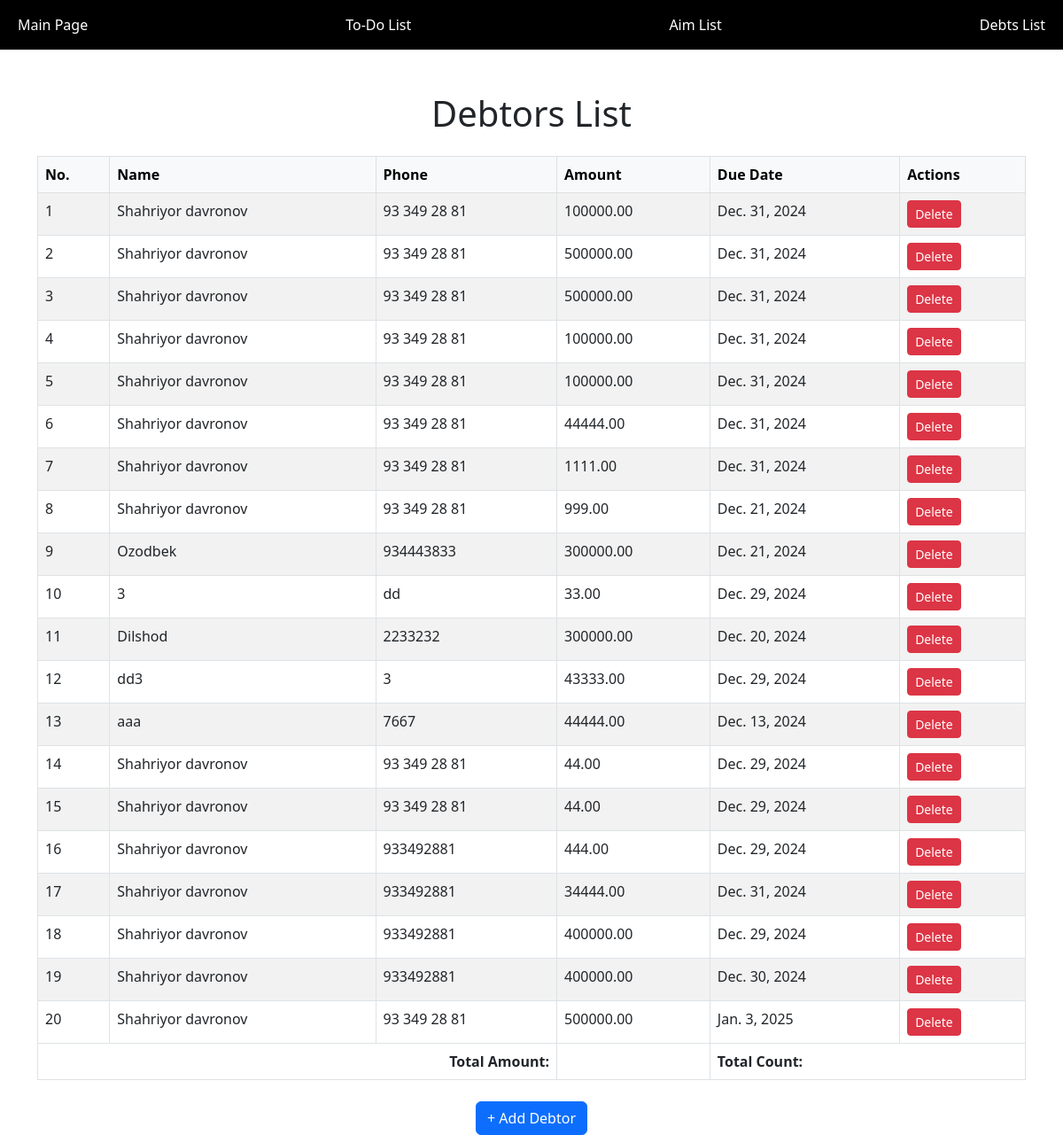
The app's page /index/ with its own data.
### debtors/models.py (models this page shows, shortened)
class Debtor(models.Model):
    name = models.CharField(max_length=100)
    phone = models.CharField(max_length=15)
    amount = models.DecimalField(max_digits=10, decimal_places=2)
    due_date = models.DateField()

### debtors/views.py (the view)
# urls.py: path('index/', views.index, name='index'),
def index(request):
    debtors = Debtor.objects.all()
    return render(request, 'index.html', {'debtors': debtors})

### debtors/templates/index.html (shortened to what this page needs)
<!DOCTYPE html>
<html lang="en">
<head>
    <link href="https://cdn.jsdelivr.net/npm/bootstrap@5.3.0-alpha3/dist/css/bootstrap.min.css" rel="stylesheet">
</head>
<body>
    <nav class="navbar navbar-expand-lg navbar-dark">
        <div class="container-fluid">
            <div class="collapse navbar-collapse" id="navbarNav">
                <ul class="navbar-nav d-flex justify-content-between w-100">
                    <li class="nav-item">
                        <a class="nav-link" href="{% url 'welcome' %}">Main Page</a>
                    </li>
                    <li class="nav-item">
                        <a class="nav-link" href="{% url 'todo_list' %}">To-Do List</a>
                    </li>
                    <li class="nav-item">
                        <a class="nav-link" href="{% url 'plan_index' %}">Aim List</a>
                    </li>
                    <li class="nav-item">
                        <a class="nav-link" href="{% url 'index' %}">Debts List</a>
                    </li>
                </ul>
            </div>
        </div>
    </nav>
    <div class="container mt-5">
        <h1 class="text-center mb-4">Debtors List</h1>
        <table class="table table-bordered table-striped">
            <thead class="table-light">
                <tr>
                    <th>No.</th>
                    <th>Name</th>
                    <th>Phone</th>
                    <th>Amount</th>
                    <th>Due Date</th>
                    <th>Actions</th>
                </tr>
            </thead>
            <tbody>
                {% with total_amount=0 total_count=0 %}
                {% for debtor in debtors %}
                <tr>
                    <td>{{ forloop.counter }}</td>
                    <td>{{ debtor.name }}</td>
                    <td>{{ debtor.phone }}</td>
                    <td>{{ debtor.amount }}</td>
                    <td>{{ debtor.due_date }}</td>
                    <td>
                        <a href="{% url 'delete_task1' debtor.id %}" class="btn btn-sm btn-danger">Delete</a>
                    </td>
                </tr>
                {% empty %}
                <tr>
                    <td colspan="6" class="text-center">No debtors found</td>
                </tr>
                {% endfor %}
                {% endwith %}
            </tbody>
            {% if debtors %}
            <tfoot>
                <tr>
                    <td colspan="3" class="text-end fw-bold">Total Amount:</td>
                    <td colspan="1" class="fw-bold">{{ total_amount }}</td>
                    <td colspan="2" class="fw-bold">Total Count: {{ total_count }}</td>
                </tr>
            </tfoot>
            {% endif %}
        </table>
        <div class="text-center mt-4">
            <a href="{% url 'add_debtor' %}" class="btn btn-primary">+ Add Debtor</a>
        </div>
    </div>
</body>
</html>

### debtors/templates/index.html (style rules this page uses)
.navbar { background-color: #000; }
.navbar .nav-link { color: #fff; }
.navbar-nav { width: 100%; }

### records on screen
Debtor: name "Shahriyor davronov", phone "93 349 28 81", amount "100000.00", due_date "Dec. 31, 2024"
Debtor: name "Shahriyor davronov", phone "93 349 28 81", amount "500000.00", due_date "Dec. 31, 2024"
Debtor: name "Shahriyor davronov", phone "93 349 28 81", amount "500000.00", due_date "Dec. 31, 2024"
Debtor: name "Shahriyor davronov", phone "93 349 28 81", amount "100000.00", due_date "Dec. 31, 2024"
Debtor: name "Shahriyor davronov", phone "93 349 28 81", amount "100000.00", due_date "Dec. 31, 2024"
Debtor: name "Shahriyor davronov", phone "93 349 28 81", amount "44444.00", due_date "Dec. 31, 2024"
Debtor: name "Shahriyor davronov", phone "93 349 28 81", amount "1111.00", due_date "Dec. 31, 2024"
Debtor: name "Shahriyor davronov", phone "93 349 28 81", amount "999.00", due_date "Dec. 21, 2024"
Debtor: name "Ozodbek", phone "934443833", amount "300000.00", due_date "Dec. 21, 2024"
Debtor: name "3", phone "dd", amount "33.00", due_date "Dec. 29, 2024"
Debtor: name "Dilshod", phone "2233232", amount "300000.00", due_date "Dec. 20, 2024"
Debtor: name "dd3", phone "3", amount "43333.00", due_date "Dec. 29, 2024"
Debtor: name "aaa", phone "7667", amount "44444.00", due_date "Dec. 13, 2024"
Debtor: name "Shahriyor davronov", phone "93 349 28 81", amount "44.00", due_date "Dec. 29, 2024"
Debtor: name "Shahriyor davronov", phone "93 349 28 81", amount "44.00", due_date "Dec. 29, 2024"
Debtor: name "Shahriyor davronov", phone "933492881", amount "444.00", due_date "Dec. 29, 2024"
Debtor: name "Shahriyor davronov", phone "933492881", amount "34444.00", due_date "Dec. 31, 2024"
Debtor: name "Shahriyor davronov", phone "933492881", amount "400000.00", due_date "Dec. 29, 2024"
Debtor: name "Shahriyor davronov", phone "933492881", amount "400000.00", due_date "Dec. 30, 2024"
Debtor: name "Shahriyor davronov", phone "93 349 28 81", amount "500000.00", due_date "Jan. 3, 2025"
